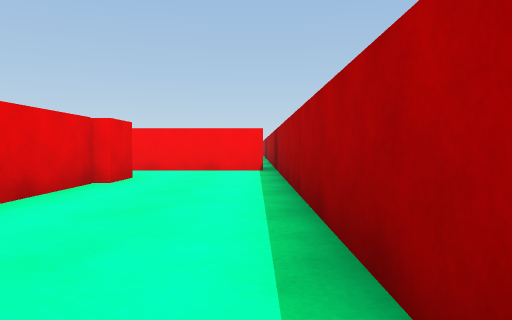
View 1 (above)

22 first-person views from a walk through a 3-D level made in the Unity game engine. The camera is 0.55 m above the floor, tilts 2° down and sees 70° across. The floor is counted in squares, 1 m on a side. Each view is taken from the middle of a square. On the plan, view 1 faces up. The plan holds only what a view shows up to about 9 squares ahead; the rest is blank.

View 2
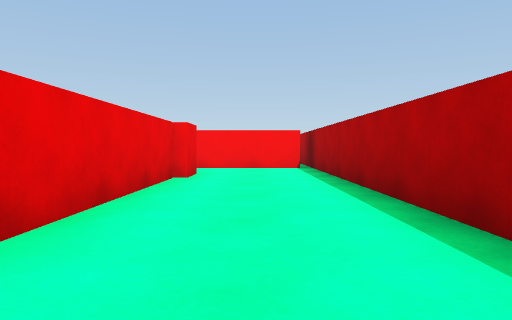

View 3
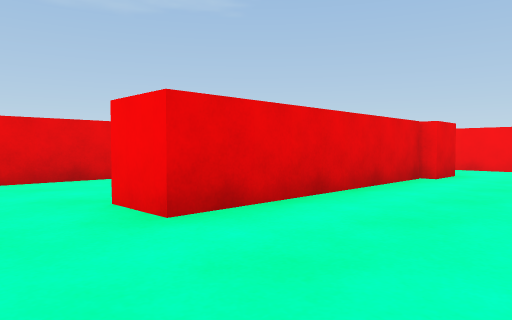

View 4
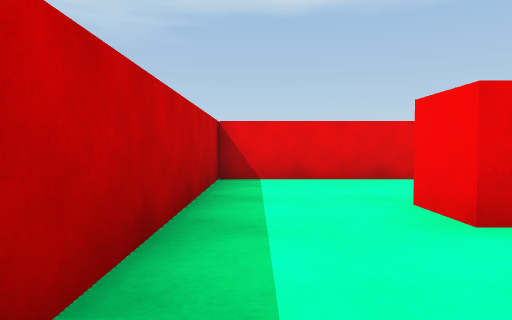

View 5
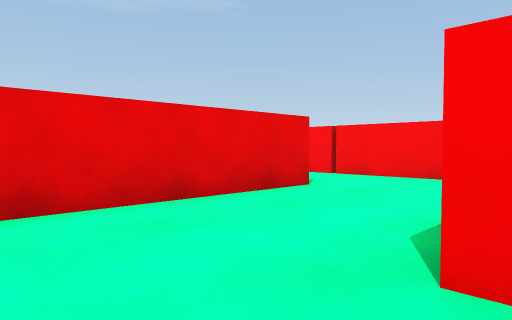

View 6
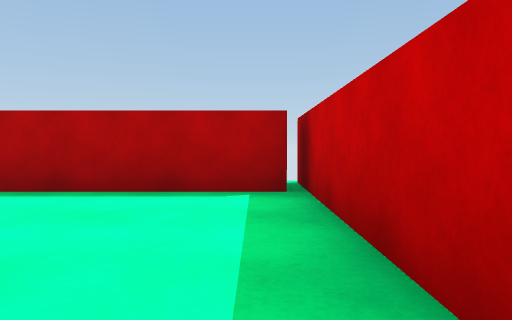

View 7
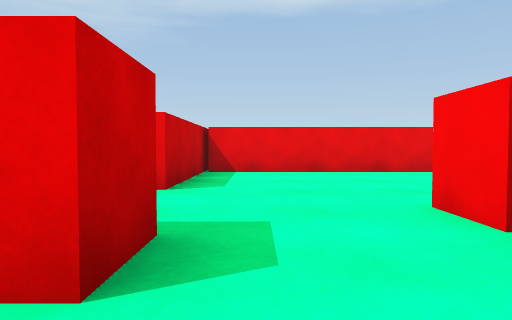

View 8
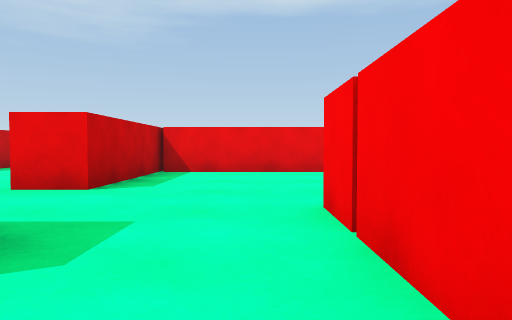

View 9
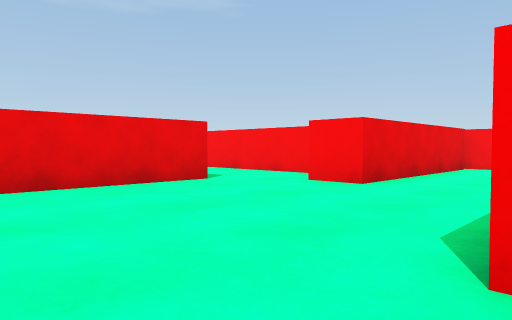

View 10
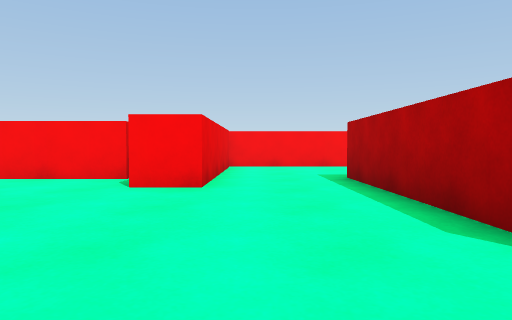

View 11
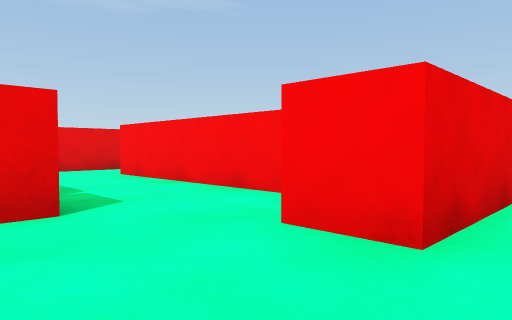

View 12
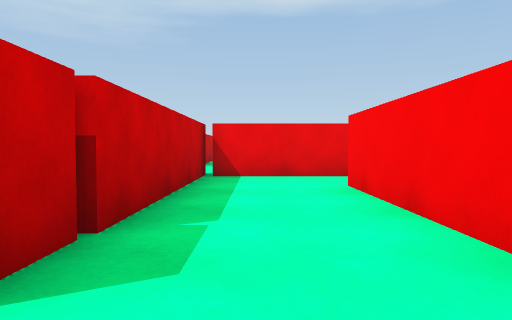

View 13
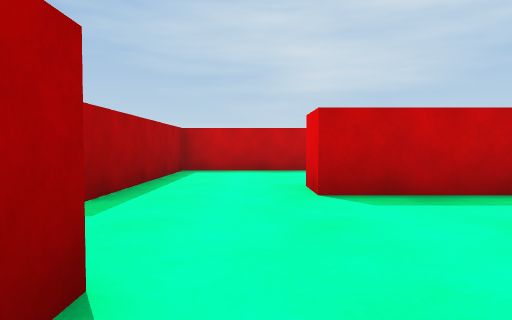

View 14
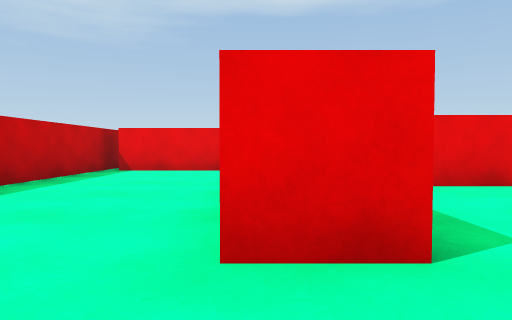

View 15
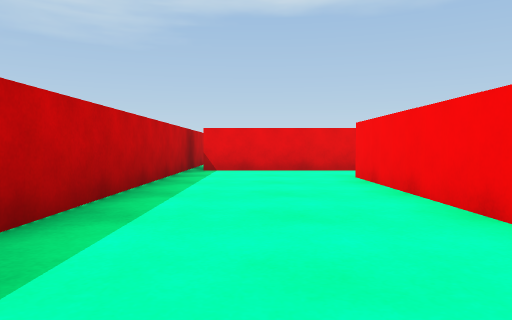

View 16
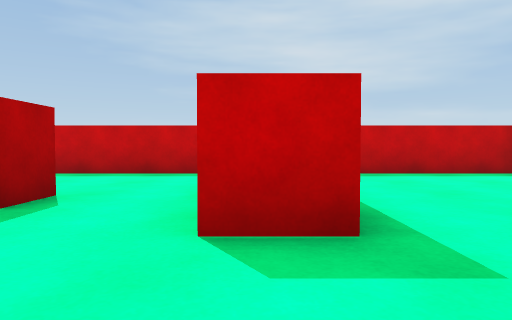

View 17
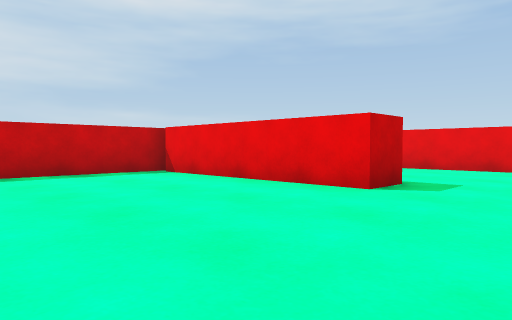

View 18
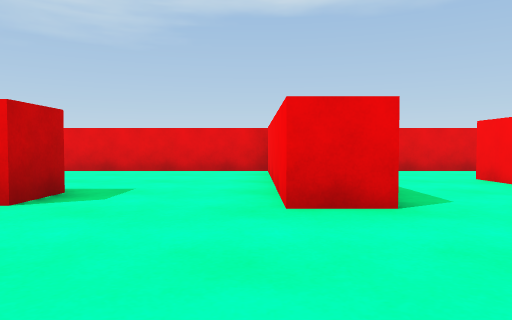

View 19
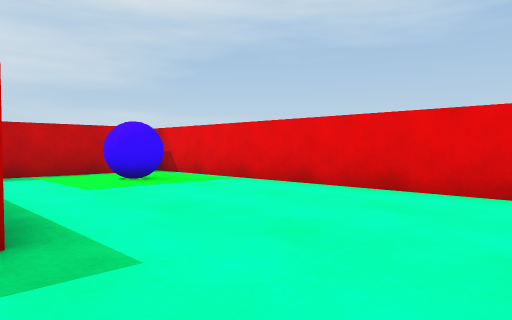

View 20
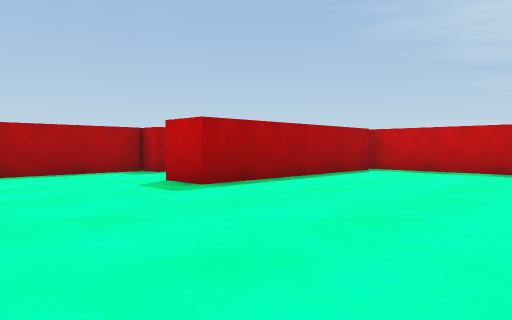

View 21
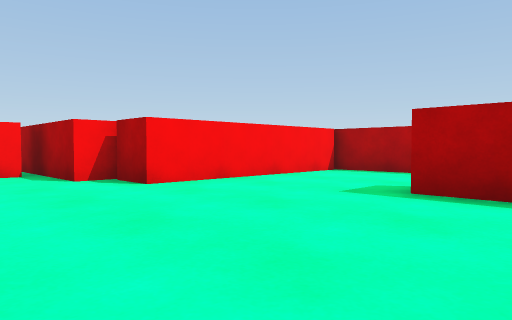

View 22
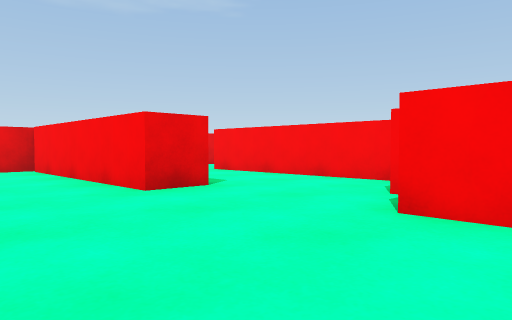

### Floor plan
Ten units are one square. View 1 is at (0, 0); x grows to the right and y downward. Boxes are objects, and circles mark ways between rooms. Rooms are numbered by the first view taken in them; rooms with no view inside come last. Other rooms are left out.
<svg viewBox="-280 -120 300 144">
<path fill="none" stroke="#000" d="M-22 -66 -22 -56 -25 -56 -25 -5 -35 -5M5 15 5 -88M-36 16 15 16M2 -87 -30 -87M-63 -34 -63 16 -36 16M-51 -56 -66 -56M-66 -56 -83 -56 -83 -86M-107 -90 -118 -90M-136 -28 -97 -28 -97 -18M-131 -80 -131 -29M-73 -14 -73 -34 -63 -34M-121 -103 -172 -103M-189 -109 -189 -82M-193 -80 -135 -80M-105 -18 -147 -18M-166 -14 -166 12M-169 16 -73 16 -73 -14M-235 -38 -224 -38 -224 14M-222 -74 -222 -63 -272 -63M-189 -82 -199 -82 -199 -115M-226 16 -169 16M-166 -24 -166 -14M-275 -64 -275 19M-202 -98 -254 -98M-176 12 -176 -38 -166 -38M-264 16 -244 16M-147 -18 -147 -28 -138 -28M-142 -29 -142 -70 -193 -70 -193 -80"/>
<rect x="-265" y="-5" width="10" height="10" fill="#bbb"><title>blue ball</title></rect>
<circle cx="-30" cy="5" r="3" fill="#2a7"/>
<circle cx="-70" cy="-45" r="3" fill="#2a7"/>
<circle cx="-120" cy="-80" r="3" fill="#2a7"/>
<circle cx="-85" cy="-25" r="3" fill="#2a7"/>
<circle cx="-155" cy="-25" r="3" fill="#2a7"/>
<text x="-10" y="-30">1</text>
<text x="-50" y="-20">2</text>
<text x="-100" y="-50">3</text>
<text x="-150" y="-90">4</text>
<text x="-120" y="0">5</text>
<text x="-220" y="-40">6</text>
</svg>
Room 1 opens to room 2. Room 2 opens to room 3. Room 3 opens to room 4. Room 3 opens to room 5. Room 5 opens to room 6.

Where each view was taken, in squares from view 1:
view 1: 0 up, 0 right, facing up
view 2: 1 down, 1 left, facing up
view 3: 1 down, 0 right, facing up-left
view 4: 1 down, 0 right, facing left
view 5: 1 down, 3 left, facing up-left
view 6: 1 down, 4 left, facing right
view 7: 4 up, 5 left, facing left
view 8: 5 up, 5 left, facing left
view 9: 4 up, 8 left, facing up-left
view 10: 4 up, 10 left, facing up
view 11: 7 up, 10 left, facing up-left
view 12: 9 up, 12 left, facing left
view 13: 7 up, 9 left, facing down
view 14: 2 up, 8 left, facing left
view 15: 0 up, 8 left, facing left
view 16: 6 up, 17 left, facing down
view 17: 6 up, 18 left, facing down-left
view 18: 6 up, 19 left, facing left
view 19: 6 up, 23 left, facing down-left
view 20: 7 up, 22 left, facing down-right
view 21: 2 up, 22 left, facing up-right
view 22: 4 up, 18 left, facing up-left
